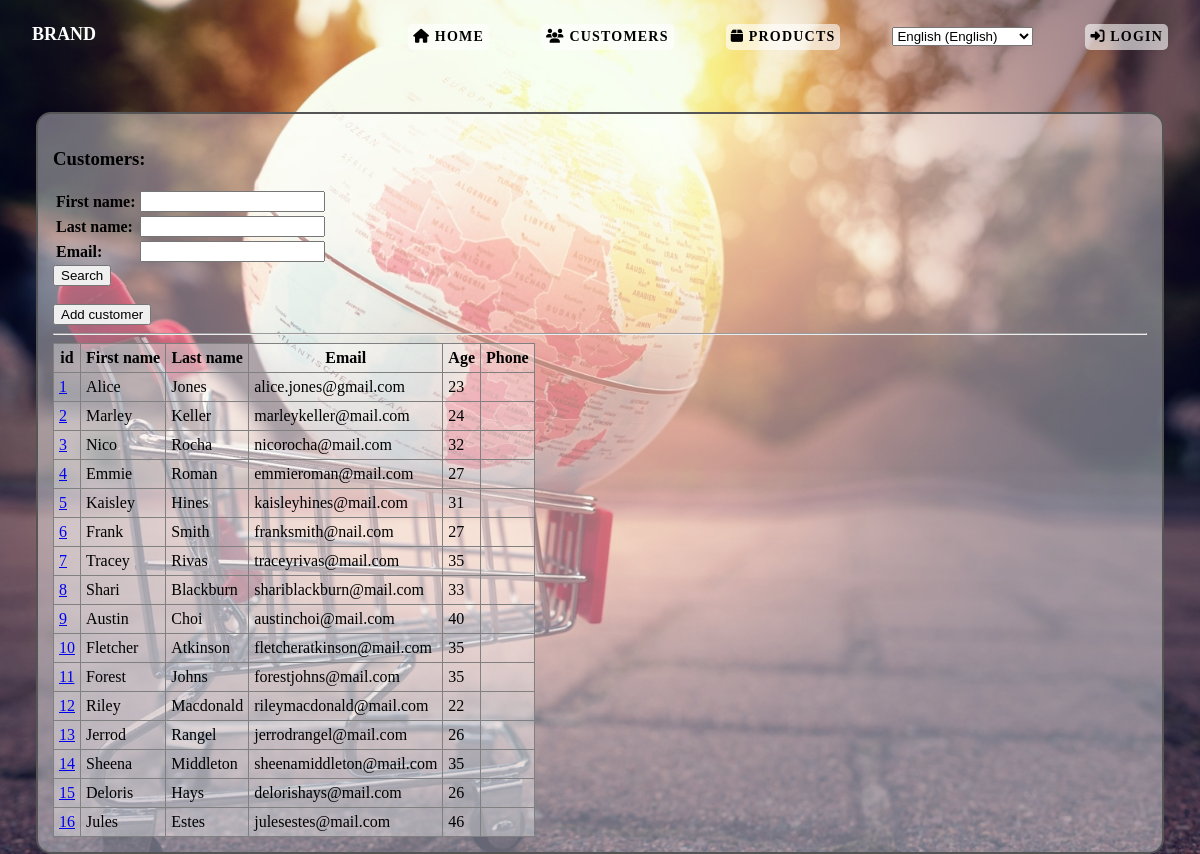
Page /shopping/customers on the committed database.
### shopping/models.py (models this page shows, shortened)
class Customer(models.Model):
    first_name = models.CharField(max_length=200)
    last_name = models.CharField(max_length=200)
    email = models.EmailField(max_length=200, unique=True)
    age = models.IntegerField(validators=[MinValueValidator(18), MaxValueValidator(100)])
    phone_number = models.CharField(max_length=200, blank=True, null=True)
    user = models.OneToOneField(User, on_delete=models.SET_NULL, null=True, blank=True)

### shopping/views.py (the view, shortened to what this page needs)
# urls.py: path("customers", views.get_customers, name="customer_list"),
def get_customers(request):
    customers = Customer.objects.all()
    form = CustomerForm(request.GET or None)
    context = {
        'form': form,
        'customers': customers
    }
    return render(request, 'shopping/customers.html', context)

### shopping/forms.py
class CustomerForm(forms.Form):
    first_name = forms.CharField(max_length=10, required=True)
    last_name = forms.CharField(max_length=20, required=False)
    email = forms.EmailField(max_length=200, required=False)

### shopping/templates/shopping/customers.html (shortened to what this page needs)
{% load static %}
<!DOCTYPE html>
<html lang="en">
    <head>
        <link rel="stylesheet" type="text/css" href="{% static 'css/master.css' %}">
        <link rel="stylesheet" href="https://cdnjs.cloudflare.com/ajax/libs/font-awesome/6.5.0/css/all.min.css">
    </head>
    <body>
        {% include "shopping/header.html" %}
        <main>
            <h3>Customers:</h3>
            <form method="get">
            <table class="search">
                {{ form.as_table }}
            </table>
                <input type="submit" value="Search">
            </form>
            <br>
            <a href="{% url 'add_customer' %}"><button>Add customer</button></a>
            <hr>
            {% if customers %}
            <table class="customers">
                <tr>
                    <th>id</th>
                    <th>First name</th>
                    <th>Last name</th>
                    <th>Email</th>
                    <th>Age</th>
                    <th>Phone</th>
                </tr>
                {% for customer in customers %}
                    <tr>
                        <td><a href="{% url 'customer_details' customer_id=customer.id %}">{{ customer.id }}</a></td>
                        <td>{{ customer.first_name }}</td>
                        <td>{{ customer.last_name }}</td>
                        <td>{{ customer.email }}</td>
                        <td>{{ customer.age }}</td>
                        <td>{{ customer.phone }}</td>
                    </tr>
                {% endfor %}
            </table>
            {% else %}
            <p>No customer.</p>
            {% endif %}
    </body>
</html>

### shopping/static/css/master.css (style rules this page uses)
* { box-sizing: border-box; }
html { margin: 0; padding: 0; width: 100%; height: 100vh; }
body { margin: 0; padding: 0; width: 100%; height: 100vh; font-family: Poppins; font-weight: 400; background: url(../images/shopping.jpg); background-position: center; background-size: cover; background-repeat: no-repeat; background-attachment: fixed; }
main { margin: 8% 3%; padding: 15px; background-color: rgba(255,255,255,0.4); border: 2px solid #555; border-radius: 15px; }
.customers, .customers th, .customers td, .product, .product th, .product td { border: 1px solid grey; border-collapse: collapse; padding: 5px; background-color: rgba(255,255,255,0.2); }
.search th, .add th { text-align: left; }

### rows in the picture
Customer: id "1", first_name "Alice", last_name "Jones", email "alice.jones@gmail.com", age "23"
Customer: id "2", first_name "Marley", last_name "Keller", email "marleykeller@mail.com", age "24"
Customer: id "3", first_name "Nico", last_name "Rocha", email "nicorocha@mail.com", age "32"
Customer: id "4", first_name "Emmie", last_name "Roman", email "emmieroman@mail.com", age "27"
Customer: id "5", first_name "Kaisley", last_name "Hines", email "kaisleyhines@mail.com", age "31"
Customer: id "6", first_name "Frank", last_name "Smith", email "franksmith@nail.com", age "27"
Customer: id "7", first_name "Tracey", last_name "Rivas", email "traceyrivas@mail.com", age "35"
Customer: id "8", first_name "Shari", last_name "Blackburn", email "shariblackburn@mail.com", age "33"
Customer: id "9", first_name "Austin", last_name "Choi", email "austinchoi@mail.com", age "40"
Customer: id "10", first_name "Fletcher", last_name "Atkinson", email "fletcheratkinson@mail.com", age "35"
Customer: id "11", first_name "Forest", last_name "Johns", email "forestjohns@mail.com", age "35"
Customer: id "12", first_name "Riley", last_name "Macdonald", email "rileymacdonald@mail.com", age "22"
Customer: id "13", first_name "Jerrod", last_name "Rangel", email "jerrodrangel@mail.com", age "26"
Customer: id "14", first_name "Sheena", last_name "Middleton", email "sheenamiddleton@mail.com", age "35"
Customer: id "15", first_name "Deloris", last_name "Hays", email "delorishays@mail.com", age "26"
Customer: id "16", first_name "Jules", last_name "Estes", email "julesestes@mail.com", age "46"

### other values in the picture
form field language "English (English)"
